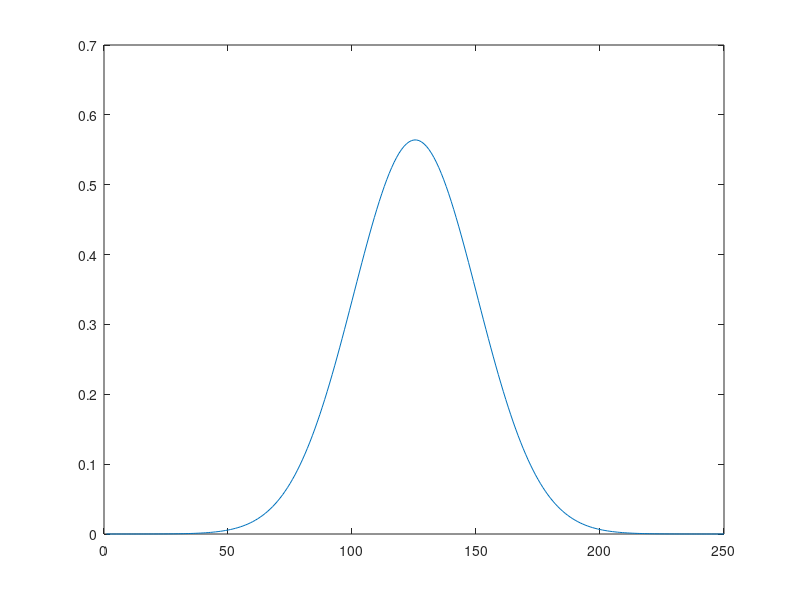
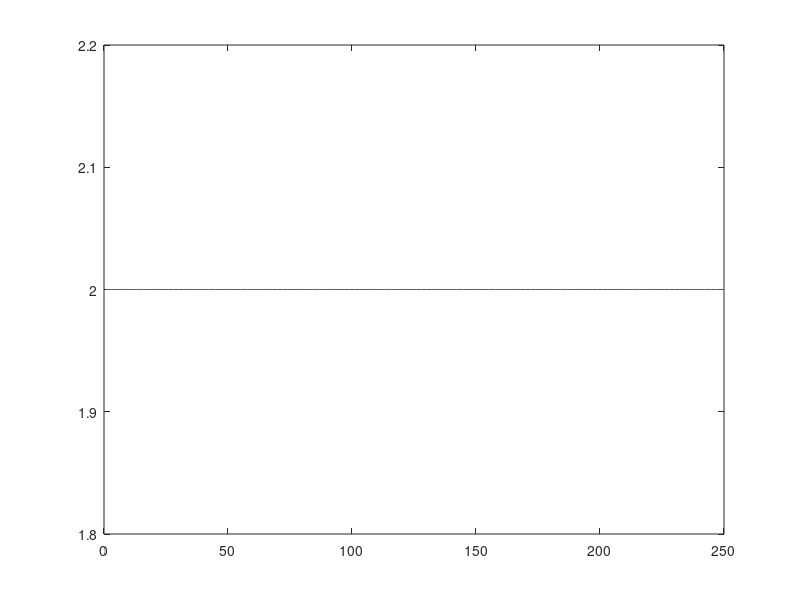

These charts were generated, in order, by the following MATLAB code: (Note: this script raises an error after producing the figures.)
clc; clear all; close all
L = 1000; % Spatial length
t_start = 0.0; t_end = 100;
rho_start = 0; rho_end = L; % 1200 for discrete time
Time = 1; % Time length
a = 0; c = 2; % boundary conditions
n = 249; % spaces in spatial length (grid points = n + 1)
m = 1000; % time points 

% t = linspace(t_start,t_end ,m);
t = linspace(t_start,t_end - t_end/m ,m);
rho = linspace(rho_start,rho_end,n+1)'; %TODO check how you define the grid spacing
drho = rho(2) - rho(1);
dt = t(2) - t(1); Fs = 1/dt;
T0 = zeros(n+1,1) + c;
T0(end) = c;
% T0 = bvp_test';
% T0 = T0(:,1);
T = zeros(n+1,m);

s = 2/3 * dt / (drho)^3
%%
% figure(1)
% plot(T0)

% Input
sigma = 100; mu = L/2; K = 100;
Pdep = K * 1/(sigma*sqrt(pi))*exp(-(1/2)*(rho-mu).^2/sigma.^2);
figure(1)
plot(Pdep)

u = (1*sin(2*pi/10*t)) + 1.1% + 0.5*sin(2*pi*9*t);

% Initialize Tmperature elements
% T0 = T0 + Pdep*u(1) ;
figure(2)
plot(T0)
Told = T0;
T(:,1) = T0;

for j = 2:m % loop thorugh time steps
    T(:,j) = Newton_alg(Told,a,c,drho,dt,Pdep,u(j));
    T(:,j) = T(:,j) ; % Should introduce in Newton?
    Told = T(:,j);
end

figure(3);
h = surf(t,rho,T)
set(h,'LineStyle','none')
xlabel('t ')
ylabel('\rho')
zlabel('T(x,t)')

%%               
S = T(100,:);
Y = fft(S)/length(S);
P2 = abs(Y);
P1 = P2(1:m/2+1);
P1(2:end-1) = 2*P1(2:end-1);

f = Fs*(0:(m/2))/m;
figure(4)

stem(f,P1) ;
set(gca,'YScale','log'); 
title('Single-Sided Amplitude Spectrum of T(t)')
xlabel('f (Hz)')
ylabel('|T(f)|')

%%
% figure(5)
% t = linspace(0,10,10)
% T = 1;
% Fs = 1/T;
% x = sin(2*pi*t/T) + 1;
% X = fft(x) / length(x);
% X = abs(X);
% stem(X)

